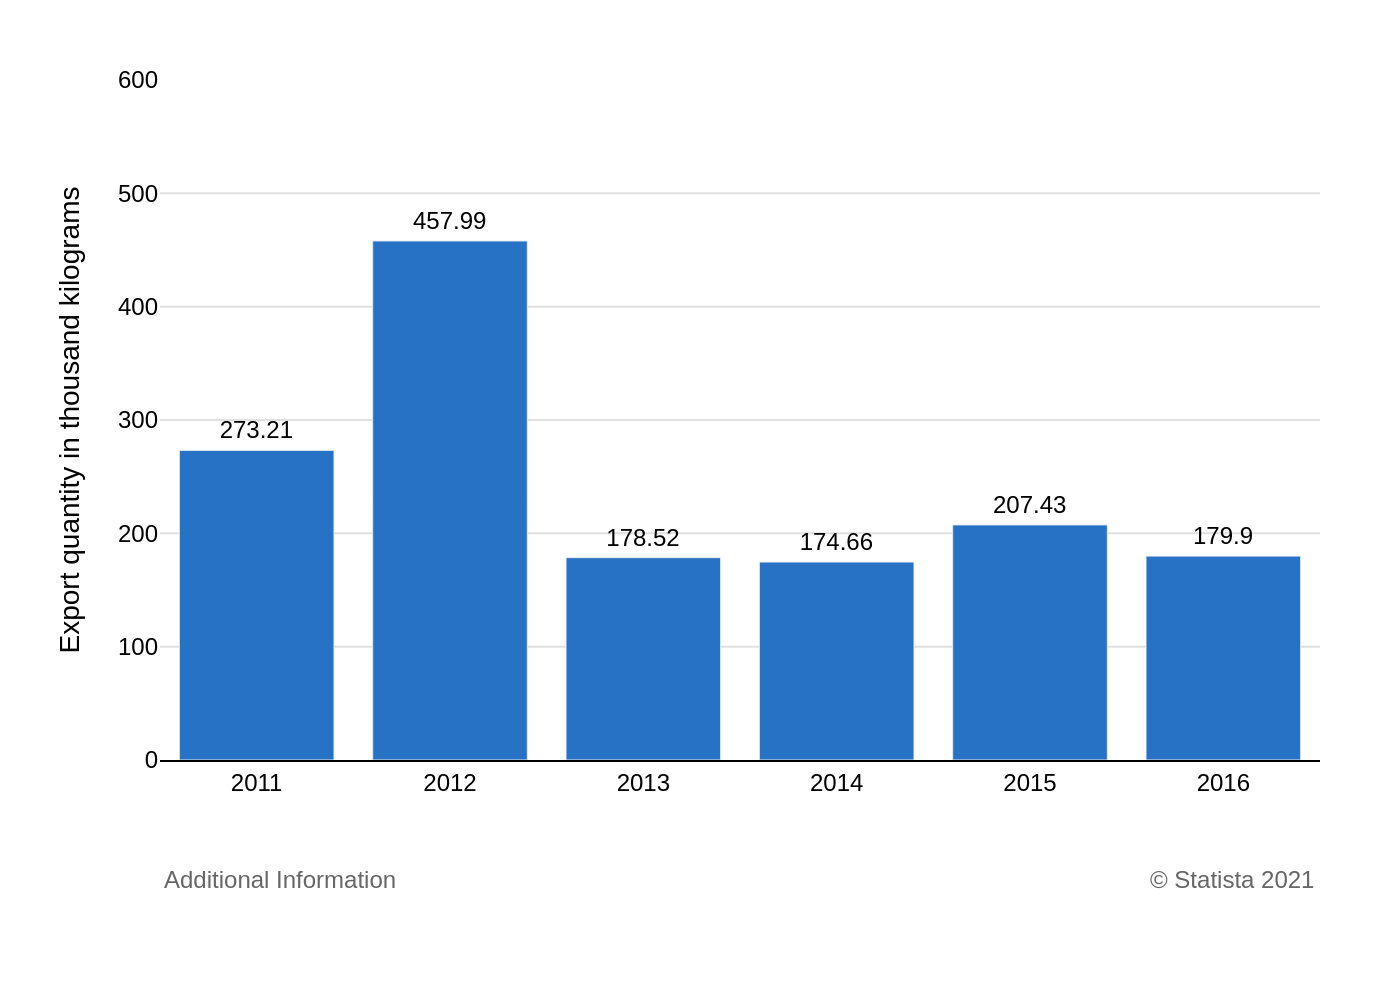

This chart was generated by the following Python code:
import sys
import json
import os
import plotly.graph_objects as go

# Ensure a JSON file path is provided as a command-line argument
if len(sys.argv) != 2:
    print("Usage: python generate_chart.py <json_file_path>")
    sys.exit(1)

json_path = sys.argv[1]

# Check if the JSON file exists
if not os.path.exists(json_path):
    print(f"Error: JSON file not found at {json_path}")
    sys.exit(1)

# Load data and configuration from the JSON file
with open(json_path, 'r', encoding='utf-8') as f:
    chart_config = json.load(f)

# Extract data, texts, and colors from the loaded JSON
chart_data = chart_config.get('chart_data', [])
texts = chart_config.get('texts', {})
colors = chart_config.get('colors', [])

# Prepare data for Plotly
categories = [item['category'] for item in chart_data]
values = [item['value'] for item in chart_data]

# Create the figure
fig = go.Figure()

# Add the bar trace
fig.add_trace(go.Bar(
    x=categories,
    y=values,
    marker_color=colors[0] if colors else None,
    text=values,
    textposition='outside',
    texttemplate='%{text}',
    cliponaxis=False # Allows text to render outside plot area if needed
))

# Configure the layout
annotations = []
if texts.get('source_left'):
    annotations.append(
        dict(
            xref='paper', yref='paper',
            x=0, y=-0.15,
            xanchor='left', yanchor='top',
            text=texts['source_left'],
            showarrow=False,
            align='left',
            font=dict(family="Arial", size=12, color="#666666")
        )
    )
if texts.get('source_right'):
    annotations.append(
        dict(
            xref='paper', yref='paper',
            x=1.0, y=-0.15,
            xanchor='right', yanchor='top',
            text=texts['source_right'],
            showarrow=False,
            align='right',
            font=dict(family="Arial", size=12, color="#666666")
        )
    )

fig.update_layout(
    title_text=texts.get('title'),
    plot_bgcolor='white',
    paper_bgcolor='white',
    font=dict(family="Arial", size=12, color='black'),
    showlegend=False,
    xaxis=dict(
        title_text=texts.get('x_axis_title'),
        showgrid=False,
        showline=True,
        linecolor='black'
    ),
    yaxis=dict(
        title_text=texts.get('y_axis_title'),
        showgrid=True,
        gridcolor='#e0e0e0',
        range=[0, 600],
        dtick=100,
        zeroline=False
    ),
    margin=dict(l=80, r=40, t=40, b=120),
    annotations=annotations
)

# Determine the output filename from the input JSON filename
base_name = os.path.splitext(os.path.basename(json_path))[0]
output_filename = f"{base_name}.png"

# Save the figure as a PNG image
fig.write_image(output_filename, scale=2)

print(f"Chart successfully generated and saved to {output_filename}")
